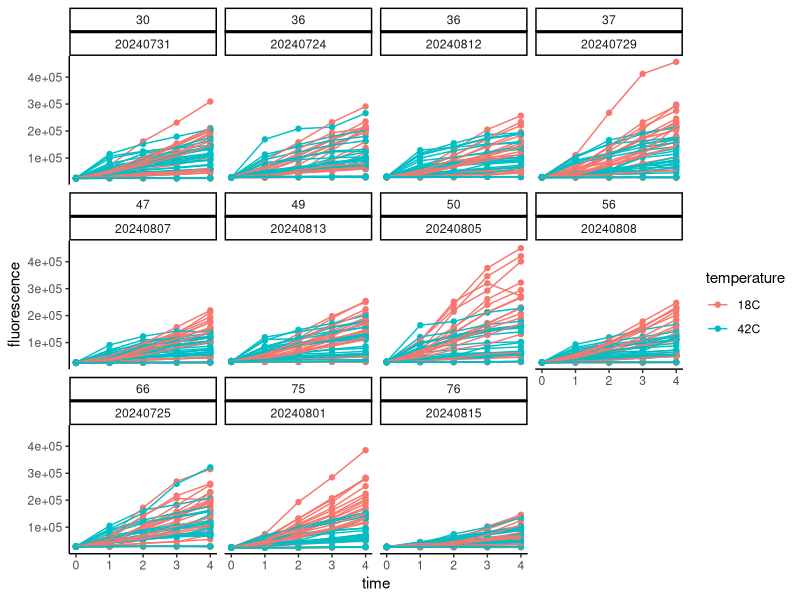
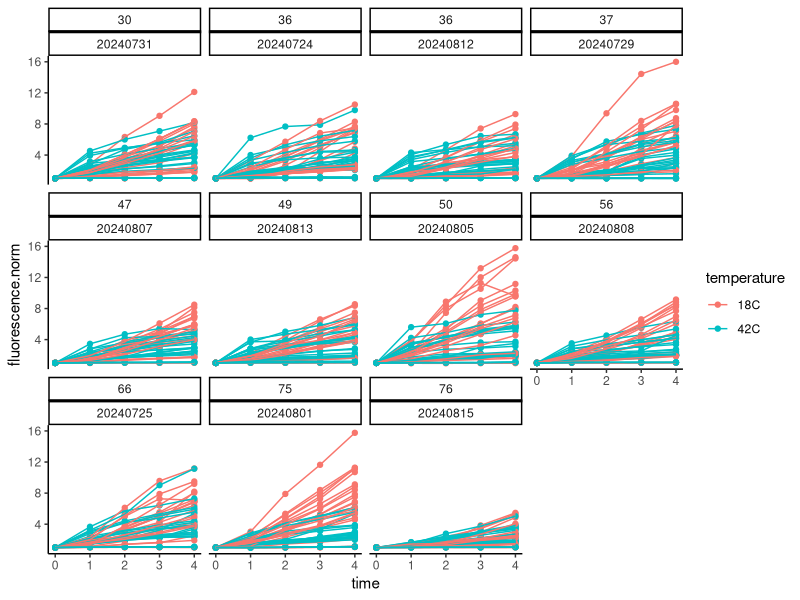
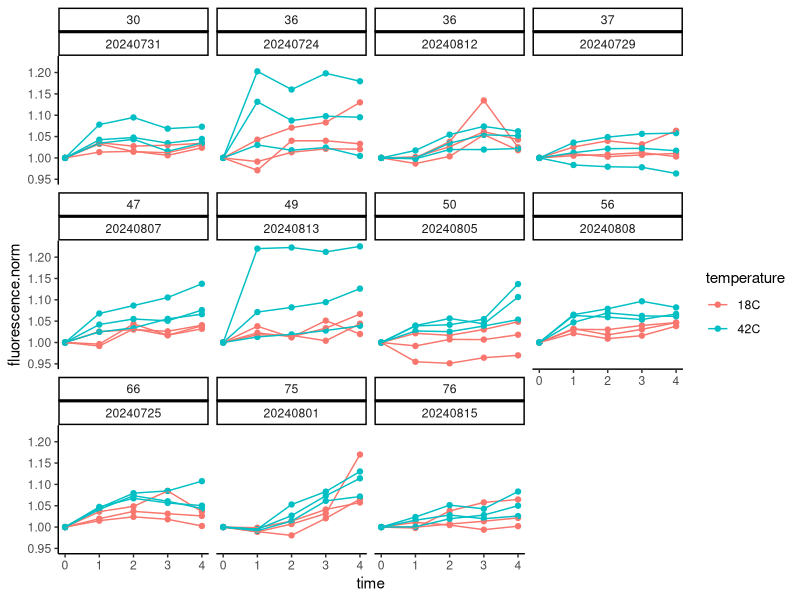
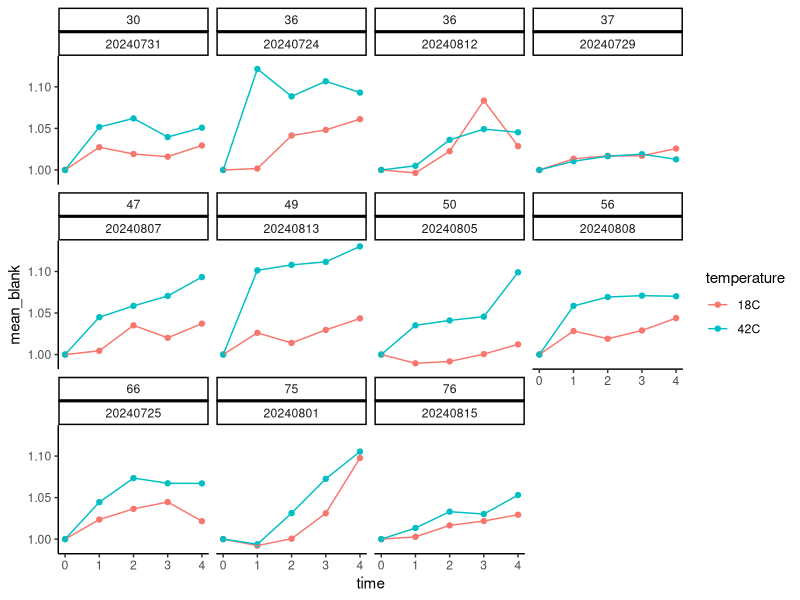
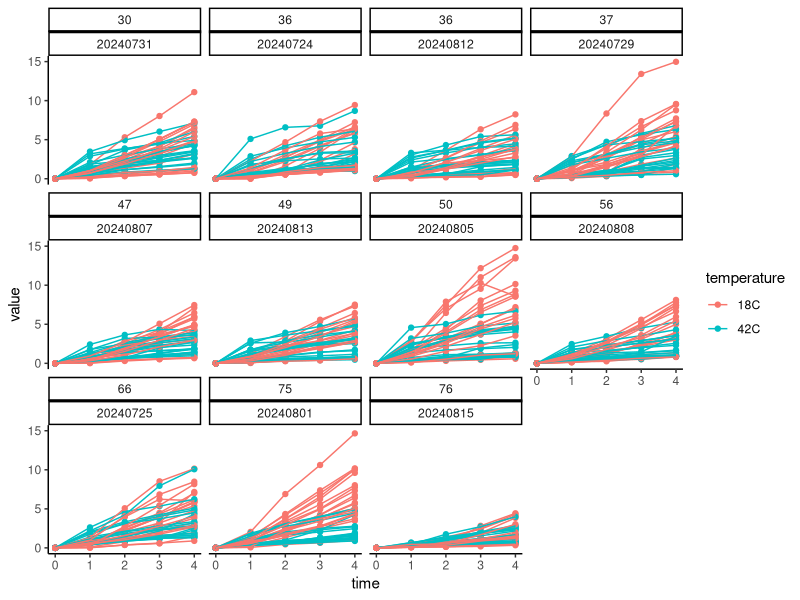
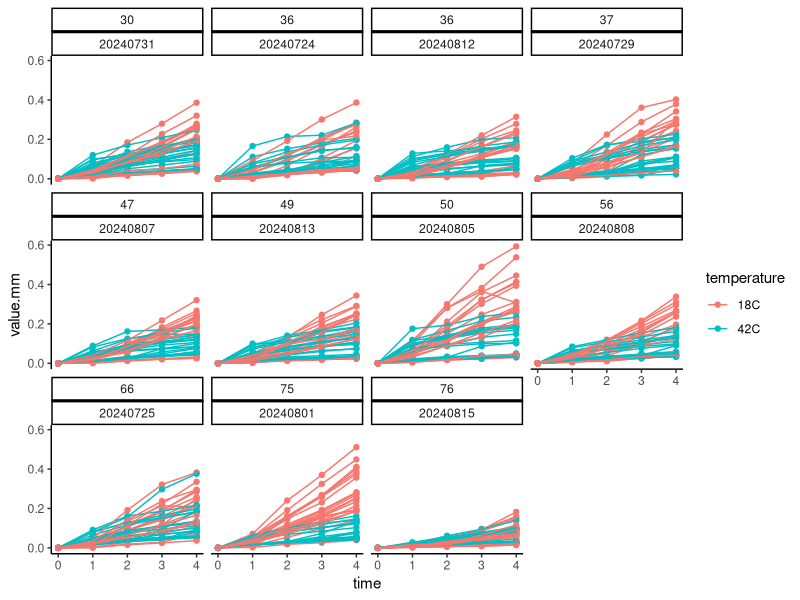
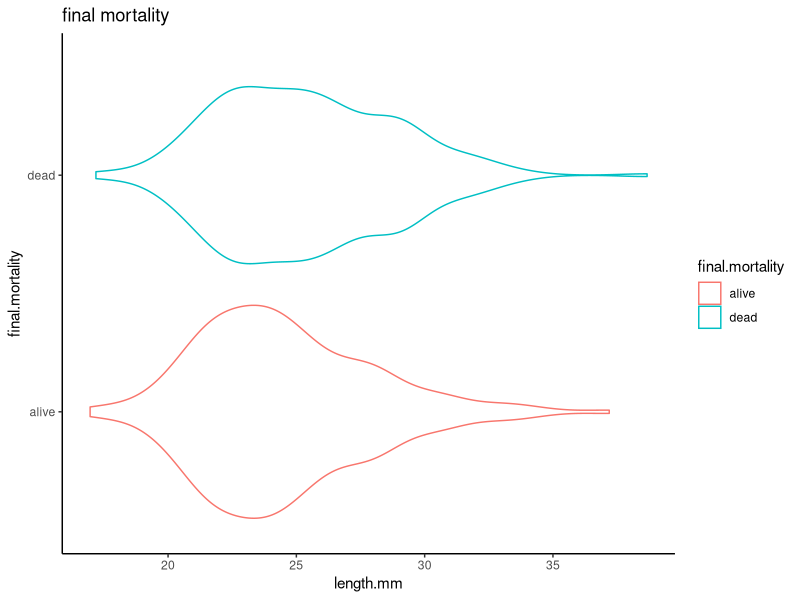
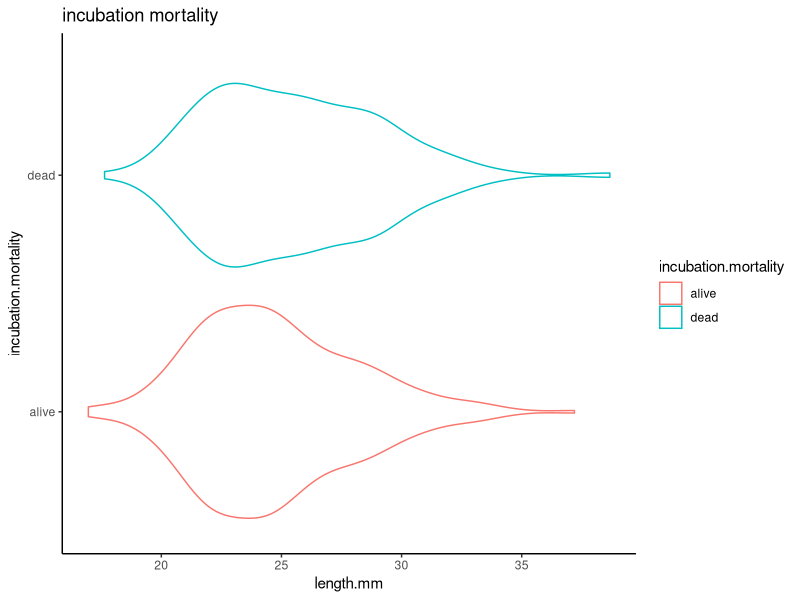

Generate these figures, in order, with R: (Note: this script raises an error after producing the figures.)
## ---- chunk 1
knitr::opts_chunk$set(echo = TRUE, warning = FALSE, message = FALSE)
## ---- chunk 2
library(MASS) 
library(tidyverse)
library(ggplot2)
library(readxl)
library(cowplot)
library(lme4)
library(lmerTest)
library(car)
library(effects)
library(emmeans)
library(RColorBrewer)
library(pROC)
## ---- chunk 3
#read in files
main_data <- read_csv("data/10k-seed/resazurin_data.csv")

main_data<-main_data%>%
  pivot_longer(names_to="time", values_to="fluorescence", cols=`0`:`4`)%>%
  mutate(time=as.numeric(time))
## ---- chunk 4
surv<-read_excel("data/10k-seed/survival_resazurin.xlsx")

surv<-surv%>%
  pivot_longer(names_to="time", values_to="status", cols=`0`:`24`)%>%
  mutate(time=as.numeric(time))%>%
  rename(date=date.resazurin, sample=oyster)%>%
  mutate(sample=as.character(sample))
## ---- chunk 5
size <- read_csv("data/10k-seed/resazurin-size.csv")%>%select(!notes)%>%mutate(sample=as.character(sample))
## ---- chunk 6
main_data<-left_join(main_data, surv)

main_data<-left_join(main_data,size)
## ---- chunk 7
final<-surv%>%
  filter(time==24)%>%
  rename(final.mortality=status)%>%
  select(!time)

main_data<-left_join(main_data, final)
## ---- chunk 8
main_data<-main_data%>%
  mutate(final.mortality = case_when(
    final.mortality == 0 ~ "alive",
    final.mortality == 1 ~ "dead",
    TRUE ~ as.character(final.mortality)  # To handle any other values
  ))

#add a column for mortality at the 4 hour time point 
main_data<-main_data%>%
  mutate(incubation.mortality = case_when(
    time == 4 & status == 0 ~ "alive", 
    time == 4 & status == 1 ~ "dead",
  ))%>%
  group_by(date, bag, sample) %>% # Group by sample to fill within each sample
  fill(incubation.mortality, .direction = "downup") %>% # Fill both downward and upward
  ungroup()
## ---- chunk 9
main_data%>%
  ggplot(aes(x=time, y=fluorescence, colour=temperature, group=sample))+
  facet_wrap(~bag*date)+
  geom_point()+
  geom_line()+
  theme_classic()
## ---- chunk 10
main_data<-main_data%>%
  group_by(date, bag, sample, width.mm, length.mm)%>%
  arrange(date, bag, sample)%>%
  mutate(fluorescence.norm=fluorescence/first(fluorescence))
## ---- chunk 11
main_data%>%
  ggplot(aes(x=time, y=fluorescence.norm, colour=temperature, group=sample))+
  facet_wrap(~bag*date)+
  geom_point()+
  geom_line()+
  theme_classic()
## ---- chunk 12
main_data%>%
  filter(type=="blank")%>%
  ggplot(aes(x=time, y=fluorescence.norm, colour=temperature, group=sample))+
  facet_wrap(~bag*date)+
  geom_point()+
  geom_line()+
  theme_classic()
## ---- chunk 13
blanks<-main_data%>%
  filter(type=="blank")%>%
  group_by(date, bag, temperature, time)%>%
  summarise(mean_blank=mean(fluorescence.norm))
## ---- chunk 14
blanks%>%
  ggplot(aes(x=time, y=mean_blank, colour=temperature))+
  facet_wrap(~bag*date)+
  geom_point()+
  geom_line()+
  theme_classic()
## ---- chunk 15
main_data<-left_join(main_data, blanks)

main_data<-main_data%>%
  filter(!type=="blank")%>%
  mutate(value=fluorescence.norm-mean_blank)
## ---- chunk 16
main_data%>%
  ggplot(aes(x=time, y=value, colour=temperature, group=sample))+
  facet_wrap(~bag*date)+
  geom_point()+
  geom_line()+
  theme_classic()
## ---- chunk 17
main_data<-main_data%>%
  select(!type)%>%
  select(!fluorescence.norm)%>%
  select(!mean_blank)%>%
  select(!fluorescence)
## ---- chunk 18
main_data$value.mm<-main_data$value/main_data$length.mm
## ---- chunk 19
main_data%>%
  ggplot(aes(x=time, y=value.mm, colour=temperature, group=sample))+
  facet_wrap(~bag*date)+
  geom_point()+
  geom_line()+
  theme_classic()
## ---- chunk 20
main_data%>%
  filter(time==4)%>%
  
  ggplot(aes(x=length.mm, y=final.mortality, colour=final.mortality))+
  geom_violin()+
  ggtitle("final mortality")+
  theme_classic()

main_data%>%
  filter(time==4)%>%
  
  ggplot(aes(x=length.mm, y=incubation.mortality, colour=incubation.mortality))+
  geom_violin()+
  ggtitle("incubation mortality")+
  theme_classic()
## ---- chunk 21
main_data$time<-as.factor(main_data$time)
## ---- chunk 22
hist(main_data$length.mm)
## ---- chunk 23
main_data<-main_data%>%
  filter(length.mm<35)

hist(main_data$length.mm)
## ---- chunk 24
hist(main_data$value)
## ---- chunk 25
model.size<-main_data%>%
  filter(time=="4")%>%
  filter(temperature=="18C")%>%
  
  lmer(sqrt(value) ~ scale(length.mm) + (1|bag), data=.)

summary(model.size)
anova(model.size)

qqPlot(residuals(model.size))
## ---- chunk 26
size_plot<-main_data%>%
  filter(time=="4")%>%
  filter(temperature=="18C")%>%
  
  ggplot(data=., aes(x=length.mm, y=value, group=paste(date, bag, sample)))+
  #facet_wrap(~temperature)+
  geom_point(colour="darkgray")+
  geom_smooth(aes(group=1), method="lm", colour="black")+
  ggtitle("C")+
  xlab("Length (mm)")+
  ylab("Fold Change in Fluorescence")+
  geom_text(x=20, y=12, label="p<0.001")+
  theme_classic();size_plot

ggsave(size_plot, filename="figures/10k-seed/size_scaling.png", width=5, height=5)
## ---- chunk 27
alive_4h_data<-main_data%>%
  filter(incubation.mortality=="alive")%>%
  ungroup()%>%
  dplyr::select(!c(value, length.mm, width.mm, length.mm))

#view sample size 
alive_4h_data%>%
  group_by(time, temperature)%>%
  dplyr::summarise(length(value.mm))%>%
  print(n=100)
## ---- chunk 28
model<-lmer(sqrt(value.mm) ~ time * temperature + (1|hardening) + (1|date:bag:sample), data=alive_4h_data)

qqPlot(residuals(model))

hist(alive_4h_data$value.mm)
## ---- chunk 29
# Extract raw residuals
alive_4h_data$raw_resid <- residuals(model)

# Standardize residuals
alive_4h_data$std_resid <- alive_4h_data$raw_resid / sd(alive_4h_data$raw_resid)

# Flag potential outliers
outlier_threshold <- 3 #remove if more than 3 standard deviations from mean
alive_4h_data$outlier_flag <- abs(alive_4h_data$std_resid) > outlier_threshold

# Filter rows flagged as outliers
outliers <- alive_4h_data %>% filter(outlier_flag == TRUE)
print(outliers)

# Plot standardized residuals
ggplot(alive_4h_data, aes(x = seq_along(std_resid), y = std_resid)) +
  geom_point(aes(color = outlier_flag), size = 2) +
  geom_hline(yintercept = c(-outlier_threshold, outlier_threshold), linetype = "dashed", color = "red") +
  labs(title = "Standardized Residuals with Outliers", x = "Index", y = "Standardized Residual") +
  theme_minimal()
## ---- chunk 30
alive_4h_data<-alive_4h_data%>%
  filter(!outlier_flag==TRUE)
## ---- chunk 31
hist(alive_4h_data$value.mm)
## ---- chunk 32
alive_4h_data<-alive_4h_data%>%
  filter(value.mm<0.4)

hist(alive_4h_data$value.mm)
## ---- chunk 33
alive_4h_data%>%
  ggplot(aes(x=time, y=value.mm, colour=temperature, group=paste(date, bag, sample)))+
  geom_point()+
  geom_line()+
  theme_classic()
## ---- chunk 34
model<-lmer((value.mm)^(1/2) ~ time * temperature + (1|hardening) + (1|date:bag:sample), data=alive_4h_data)

summary(model)
anova(model)

qqPlot(residuals(model))
## ---- chunk 35
plot1<-alive_4h_data%>%

  ggplot(aes(x=time, y=value.mm, color=temperature, fill=temperature, group=temperature))+
  geom_point(alpha=0.3)+
  stat_smooth(method="loess")+
  scale_colour_manual(values=c("darkgrey", "darkred"), name="")+
  scale_fill_manual(values=c("darkgrey", "darkred"), name="")+
  theme_classic()+
  ylab(expression(paste("Fold Change in Fluorescence (mm" ^-1, ")")))+
  ggtitle("A")+
  xlab("Hour");plot1

ggsave(plot1, filename="figures/10k-seed/temperature_alive4h.png", width=5, height=4)
## ---- chunk 36
anova(model)

emm<-emmeans(model, ~temperature|time, adjust = "tukey")
pairs(emm)
## ---- chunk 37
auc_data<-alive_4h_data%>%
  mutate(timepoint=as.numeric(time))%>%
  group_by(date, bag, sample, temperature) %>%
  summarise(AUC = trapz(timepoint, value.mm))

head(auc_data)
## ---- chunk 38
plot1b<-auc_data%>%
  group_by(temperature)%>%
  summarise(mean=mean(AUC), se=sd(AUC)/sqrt(length(AUC)))%>%

  ggplot(., aes(x = temperature, y = mean, color = temperature, fill = temperature)) +
  geom_point() +
  geom_errorbar(aes(ymin=mean-se, ymax=mean+se), width=0.1) +
  scale_colour_manual(values=c("darkgray", "darkred"), name="Mortality")+
  scale_fill_manual(values=c("darkgray", "darkred"), name="Mortality")+
  geom_text(aes(x=1.5, y=0.45), label="p<0.001", colour="black")+
  ylim(0,0.5)+
  labs(
    title = "B",
    y = expression(paste("AUC")),
    x = "Temperature"
  ) +
  theme_classic()+
  theme(legend.position="none");plot1b

ggsave(plot1b, filename="figures/10k-seed/temperature_alive4h_auc.png", width=3, height=4)
## ---- chunk 39
hist(auc_data$AUC)

model<-lmer(AUC ~ temperature + (1|date:bag), data=auc_data)

summary(model)
anova(model)

qqPlot(residuals(model))
## ---- chunk 40
dead_4h_data<-main_data%>%
  filter(incubation.mortality=="dead")%>%
  ungroup()%>%
  dplyr::select(!c(value, length.mm, width.mm, length.mm))

#view sample size 
dead_4h_data%>%
  group_by(time, temperature)%>%
  dplyr::summarise(length(value.mm))%>%
  print(n=100)
## ---- chunk 41
high_4h_data<-main_data%>%
  filter(temperature=="42C")%>%
  ungroup()%>%
  dplyr::select(!c(value, length.mm, width.mm, length.mm))

#view sample size 
high_4h_data%>%
  group_by(time, temperature, incubation.mortality)%>%
  dplyr::summarise(length(value.mm))%>%
  print(n=100)
## ---- chunk 42
model3<-lmer(sqrt(value.mm) ~ time * incubation.mortality + (1|hardening) + (1|date:bag:sample), data=high_4h_data)

qqPlot(residuals(model3))

hist(high_4h_data$value.mm)
## ---- chunk 43
# Extract raw residuals
high_4h_data$raw_resid <- residuals(model3)

# Standardize residuals
high_4h_data$std_resid <- high_4h_data$raw_resid / sd(high_4h_data$raw_resid)

# Flag potential outliers
outlier_threshold <- 3
high_4h_data$outlier_flag <- abs(high_4h_data$std_resid) > outlier_threshold

# Filter rows flagged as outliers
outliers <- high_4h_data %>% filter(outlier_flag == TRUE)
print(outliers)

# Plot standardized residuals
ggplot(high_4h_data, aes(x = seq_along(std_resid), y = std_resid)) +
  geom_point(aes(color = outlier_flag), size = 2) +
  geom_hline(yintercept = c(-outlier_threshold, outlier_threshold), linetype = "dashed", color = "red") +
  labs(title = "Standardized Residuals with Outliers", x = "Index", y = "Standardized Residual") +
  theme_minimal()
## ---- chunk 44
high_4h_data<-high_4h_data%>%
  filter(!outlier_flag==TRUE)
## ---- chunk 45
hist(high_4h_data$value.mm)
## ---- chunk 46
high_4h_data<-high_4h_data%>%
  filter(value.mm<0.25)

hist(high_4h_data$value.mm)
## ---- chunk 47
high_4h_data%>%
  ggplot(aes(x=time, y=value.mm, colour=incubation.mortality, group=paste(date,sample)))+
  geom_point()+
  geom_line()+
  theme_classic()
## ---- chunk 48
model3<-lmer(sqrt(value.mm) ~ time * incubation.mortality + (1|hardening) + (1|date:bag:sample), data=high_4h_data)

summary(model3)
anova(model3)

qqPlot(residuals(model3))
## ---- chunk 49
plot1a<-high_4h_data%>%

  ggplot(aes(x=time, y=value.mm, color=incubation.mortality, fill=incubation.mortality))+
  geom_point(alpha=0.3)+
  geom_smooth(aes(group=incubation.mortality), method="lm")+
  scale_colour_manual(name="Mortality", values=c("black", "gray"))+
  scale_fill_manual(name="Mortality", values=c("black",  "gray"))+
  theme_classic()+
  geom_text(x=2.5, y=0.25, label="p<0.001", colour="black")+
  ylab(expression(paste("Fold Change in Fluorescence (mm" ^-1, ")")))+
  ggtitle("A")+
  xlab("Hours");plot1a

ggsave(plot1a, filename="figures/10k-seed/rates_mortality_4h.png", width=5, height=4)
## ---- chunk 50
anova(model3)

emm<-emmeans(model3, ~incubation.mortality|time, adjust = "tukey")
pairs(emm)
## ---- chunk 51
perc_data<-high_4h_data%>%
  group_by(incubation.mortality, time)%>%
  summarise(mean=mean(value.mm, na.rm=TRUE))%>%
  pivot_wider(names_from=incubation.mortality, values_from=mean)%>%
  filter(!time==0)%>%
  mutate(perc_change=((dead-alive)/alive)*100);perc_data
## ---- chunk 52
auc_data_dead<-high_4h_data%>%
  mutate(timepoint=as.numeric(time))%>%
  group_by(date, bag, sample, temperature, incubation.mortality) %>%
  summarise(AUC = trapz(timepoint, value.mm))

head(auc_data_dead)
## ---- chunk 53
perc_data<-auc_data_dead%>%
  group_by(incubation.mortality)%>%
  summarise(mean=mean(AUC, na.rm=TRUE))%>%
  pivot_wider(names_from=incubation.mortality, values_from=mean)%>%
  mutate(perc_change=((alive-dead)/dead)*100);perc_data
## ---- chunk 54
hist(auc_data_dead$AUC)
## ---- chunk 55
model4<-lmer(AUC ~ incubation.mortality + (1|date:bag), data=auc_data_dead)

summary(model4)
anova(model4)

qqPlot(residuals(model4))
## ---- chunk 56
emm<-emmeans(model4, ~incubation.mortality, adjust = "tukey")
pairs(emm)
## ---- chunk 57
plot4b<-auc_data_dead%>%
  group_by(incubation.mortality)%>%
  summarise(mean=mean(AUC), se=sd(AUC)/sqrt(length(AUC)))%>%
  
  ggplot(., aes(x = incubation.mortality, y = mean, color = incubation.mortality, fill = incubation.mortality)) +
  geom_point() +
  geom_errorbar(aes(ymin=mean-se, ymax=mean+se), width=0.1) +
  scale_colour_manual(values=c("black", "darkgray"), name="Mortality")+
 scale_fill_manual(values=c("black", "darkgray"), name="Mortality")+
  geom_text(aes(x=1.5, y=0.35), label="p<0.001", colour="black")+
  ylim(0,0.4)+
  labs(
    title = "B",
    y = expression(paste("AUC")),
    x = "Mortality"
  ) +
  theme_classic()+
  theme(legend.position="none");plot4b

ggsave(plot4b, filename="figures/10k-seed/auc_mortality_4h.png", width=3, height=4)
## ---- chunk 58
# Create a lagged status column
model_data <- high_4h_data %>%
  group_by(paste(date, bag, sample)) %>%
  mutate(next_status = lead(status)) %>%
  ungroup()

#if final mortality at time point 4 = dead, then add 1 to the "next_status" column and if final.mortality = alive, then add 0 to the "next status" column 

model_data <- model_data%>%
  filter(!is.na(next_status))%>%
  select(!c("raw_resid", "std_resid", "outlier_flag"))

# Logistic regression model
model4 <- glmer(next_status ~ scale(value.mm) + (1|hardening) + (1|bag:sample), family = binomial(link = "logit"), data = model_data)

# Summary of the model
summary(model4)
Anova(model4)
## ---- chunk 59
plot(Effect(c("value.mm"), model4))
## ---- chunk 60
# Logistic regression model for predictions
model_pred1 <- glmer(next_status ~ scale(value.mm) * temperature + (1|hardening) + (1|bag:sample), family = binomial(link = "logit"), data = model_data)

# Generate predicted probabilities
model_data$predicted_mortality <- predict(model_pred1, type = "response")

# Compute AUC
roc_curve <- roc(model_data$next_status, model_data$predicted_mortality)
auc_value <- auc(roc_curve)
print(paste("AUC:", round(auc_value, 3)))

# Compute accuracy with a threshold of 0.5
model_data$predicted_class <- ifelse(model_data$predicted_mortality > 0.5, 1, 0)
accuracy <- mean(model_data$predicted_class == model_data$next_status)
print(paste("Accuracy:", round(accuracy, 3)))

# Plot the ROC curve
roc_plot <- ggroc(roc_curve) +
  labs(title = "ROC Curve", x = "False Positive Rate", y = "True Positive Rate") +
  theme_classic();roc_plot

# Add confidence intervals for ROC curve
ci_auc <- ci.auc(roc_curve)
print(paste("AUC 95% CI:", round(ci_auc[1], 3), "-", round(ci_auc[3], 3)))

# Plot
plot12<-ggplot(model_data, aes(x = value.mm, y = predicted_mortality)) +
  geom_point(aes(y = next_status), alpha = 0.5, position = position_jitter(height = 0.03), colour="darkgray") +
  geom_smooth(method = "glm", method.args = list(family = "binomial"), se = TRUE, colour="black") +
  labs(
    title = "",
    x = expression(paste("Fold Change in Fluorescence (mm" ^-1, ")")),
    y = "Predicted Mortality"
  ) +
  theme_classic();plot12

ggsave(plot12, filename="figures/10k-seed/mortality_risk_metabolic_rate_42C_4h.png", width=5, height=4)
## ---- chunk 61
surv<-read_excel("data/10k-seed/survival_resazurin.xlsx")

surv_final<-surv%>%
  pivot_longer(names_to="time", values_to="status", cols=`0`:`24`)%>%
  mutate(time=as.numeric(time))%>%
  rename(date=date.resazurin, sample=oyster)%>%
  mutate(sample=as.character(sample))%>%
  filter(time=="4")
## ---- chunk 62
surv_data<-main_data%>%
  ungroup()%>%
  select(c(date, bag, sample, hardening, temperature, time, status))

#add 24 h survival data 
surv_data<-rbind(surv_final, surv_data)

surv_data<-surv_data%>%
  arrange(date, bag, sample)%>%
  mutate(time=as.numeric(as.character(time)))%>%
  arrange(date, bag, sample, time)

str(surv_data)

# Logistic regression model for predictions
model_surv <- glmer(status ~ time * temperature + (1|hardening/bag) + (1|bag:sample), family = binomial(link = "logit"), data = surv_data)

# Generate predicted probabilities
surv_data$predicted_mortality <- predict(model_surv, type = "response")

# Plot
plot3<-ggplot(surv_data, aes(x = as.numeric(time), y = predicted_mortality, color = temperature, fill = temperature)) +
  geom_point(aes(y = status), alpha = 0.6, position = position_jitter(height = 0.03)) +
  geom_smooth(method = "glm", method.args = list(family = "binomial"), se = FALSE) +
  scale_colour_manual(values=c("darkgrey", "darkred"))+
  scale_fill_manual(values=c("darkgrey", "darkred"))+
  labs(
    title = "C",
    y = "Mortality",
    x = "Hours"
  ) +
  theme_classic()+
  theme(legend.position="none");plot3

ggsave(plot3, filename="figures/10k-seed/survival_temperature.png", width=4, height=4)
## ---- chunk 63
# Summary of the model
summary(model_surv)
Anova(model_surv)
## ---- chunk 64
table_surv<-surv_data%>%
  
  group_by(temperature, time)%>%
  summarise(mean=mean(status), se=sd(status)/sqrt(length(status)));table_surv
